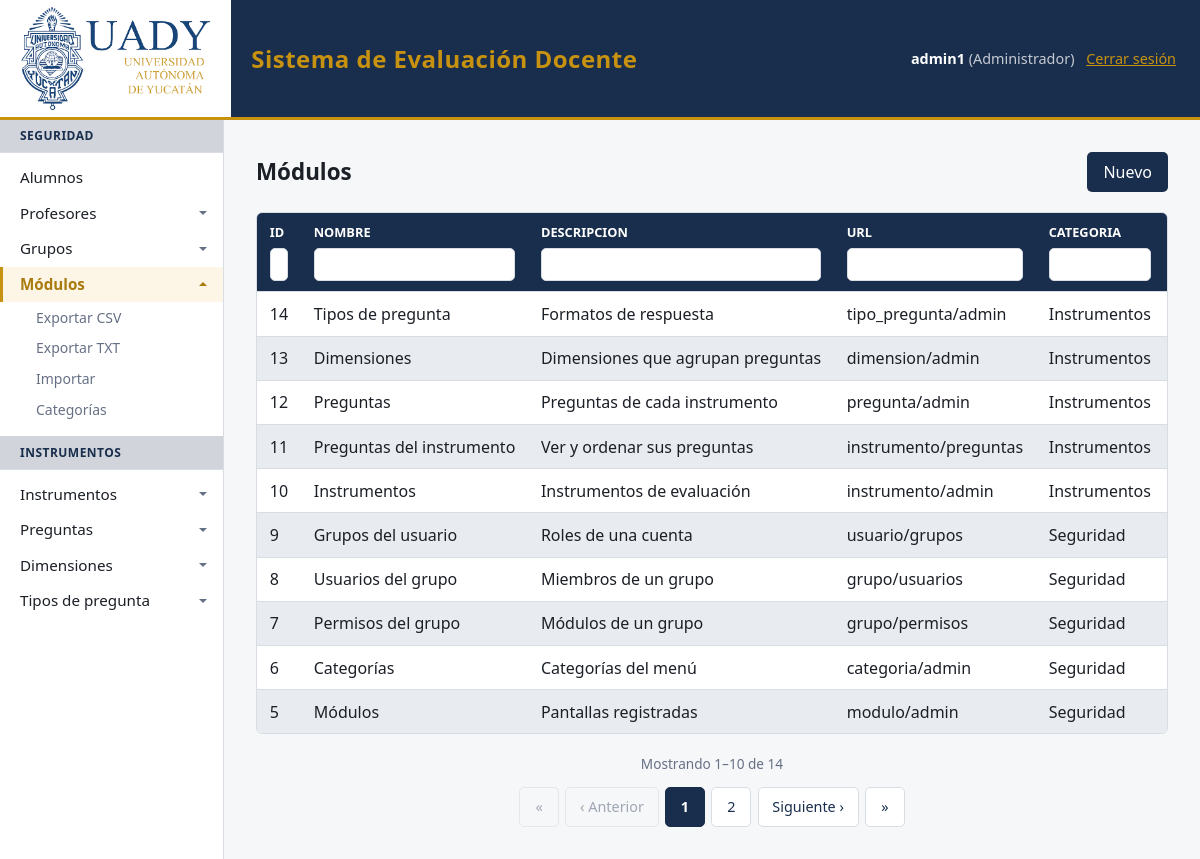
The page /index.php?m=modulo/admin (signed in) on the database its author committed.
### tables this page shows
CREATE TABLE IF NOT EXISTS modulos (
    id INT AUTO_INCREMENT PRIMARY KEY,
    nombre VARCHAR(80) NOT NULL,
    descripcion VARCHAR(255) NULL,
    url VARCHAR(120) NOT NULL UNIQUE,
    categoria VARCHAR(40) NOT NULL,
    orden INT NOT NULL DEFAULT 0,
    creado_en TIMESTAMP DEFAULT CURRENT_TIMESTAMP,
    creado_por VARCHAR(50) NULL DEFAULT NULL,
    editado_en TIMESTAMP NULL DEFAULT NULL ON UPDATE CURRENT_TIMESTAMP,
    editado_por VARCHAR(50) NULL DEFAULT NULL,
    FOREIGN KEY (categoria) REFERENCES categorias(nombre)
        ON UPDATE CASCADE ON DELETE RESTRICT
);

### src/components/_render.php (called while the page is built, shortened)
<?php
function componente(string $__nombre, array $__props = []): void
{
    extract($__props, EXTR_SKIP);
    require __DIR__ . '/' . $__nombre . '.php';
}

### src/crud.php (called while the page is built, shortened)
<?php
require_once __DIR__ . '/config/database.php';
function tablas(): array
{
    static $tablas = null;
    return $tablas ??= require __DIR__ . '/tables.php';
}
function tablaConfig(string $tabla): array
{
    $tablas = tablas();
    return $tablas[$tabla];
}
function ident(string $nombre): string
{
    return "`{$nombre}`";
}
function filtrosDesde(array $cfg, array $entrada): array
{
    $filtros = [];
    foreach ($cfg['listar'] as $col) {
        $valor = trim((string) ($entrada[$col] ?? ''));
    }
    return $filtros;
}
function columnasOcultas(array $cfg): array
{
    $ocultas = $cfg['ocultar'] ?? [];
    return array_values(array_unique($ocultas));
}
function columnasDetalle(PDO $pdo, string $tabla, array $cfg): array
{
    static $cache = [];
    if (isset($cache[$tabla])) {
        return $cache[$tabla];
    }
    $columnas = $pdo->query('SHOW COLUMNS FROM ' . ident($tabla))->fetchAll(PDO::FETCH_COLUMN);
    return $cache[$tabla] = array_values(array_diff($columnas, columnasOcultas($cfg)));
}
function clausulaWhere(array $filtros): array
{
    if ($filtros === []) {
        return ['sql' => '', 'valores' => []];
    }
    $condiciones = [];
    $valores     = [];
    return [
        'sql'     => ' WHERE ' . implode(' AND ', $condiciones),
        'valores' => $valores,
    ];
}
function listar(PDO $pdo, string $tabla, array $filtros = [], int $pagina = 1): array
{
    $cfg = tablaConfig($tabla);
    $cols  = implode(', ', array_map('ident', columnasDetalle($pdo, $tabla, $cfg)));
    $where = clausulaWhere(filtrosDesde($cfg, $filtros));
    $porPagina = max(1, (int) ($cfg['por_pagina'] ?? FILAS_POR_PAGINA));
    $stmt = $pdo->prepare('SELECT COUNT(*) FROM ' . ident($tabla) . $where['sql']);
    $stmt->execute($where['valores']);
    $total   = (int) $stmt->fetchColumn();
    $paginas = max(1, (int) ceil($total / $porPagina));
    $pagina  = max(1, min($pagina, $paginas));
    $offset  = ($pagina - 1) * $porPagina;
    $stmt = $pdo->prepare(
        'SELECT ' . $cols . ' FROM ' . ident($tabla) . $where['sql']
        . ' ORDER BY id DESC LIMIT ? OFFSET ?'
    );
    $posicion = 1;
    $stmt->bindValue($posicion++, $porPagina, PDO::PARAM_INT);
    $stmt->bindValue($posicion, $offset, PDO::PARAM_INT);
    $stmt->execute();
    return [
        'filas'     => $stmt->fetchAll(),
        'pagina'    => $pagina,
        'paginas'   => $paginas,
        'total'     => $total,
        'porPagina' => $porPagina,
    ];
}
function opcionesDe(PDO $pdo, array $destino): array
{
    $cols  = ['id', $destino['muestra']];
    $orden = [ident($destino['muestra'])];
    $sql = 'SELECT ' . implode(', ', array_map('ident', $cols))
        . ' FROM ' . ident($destino['tabla'])
        . ' ORDER BY ' . implode(', ', $orden);
    return $pdo->query($sql)->fetchAll();
}
function resuelveOpciones(PDO $pdo, array $cfg): array
{
    foreach ($cfg['campos'] as $col => $campo) {
        if (!isset($campo['opciones_de'])) {
            continue;
        }
        $origen = $campo['opciones_de'];
        $filas  = opcionesDe($pdo, $origen);
        $guarda = $origen['guarda'] ?? $origen['muestra'];
        $cfg['campos'][$col]['opciones']  = array_map('strval', array_column($filas, $guarda));
        $cfg['campos'][$col]['etiquetas'] = array_column($filas, $origen['muestra'], $guarda);
    }
    return $cfg;
}
function e(mixed $valor): string
{
    return htmlspecialchars((string) $valor, ENT_QUOTES, 'UTF-8');
}

### src/helpers/modulos.php (called while the page is built, shortened)
<?php
require_once __DIR__ . '/../config/database.php';
function modulos(): array
{
    static $modulos = null;
    return $modulos ??= require __DIR__ . '/../modules.php';
}
function moduloConfig(string $url): array
{
    $modulos = modulos();
    return $modulos[$url];
}
function accesoActual(): array
{
    static $acceso = null;
    if ($acceso !== null) {
        return $acceso;
    }
    $usuarioId = (int) ($_SESSION['usuario']['id'] ?? 0);
    $pdo = getDbConnection();
    $stmt = $pdo->prepare(
        'SELECT MAX(g.es_admin) FROM usuario_grupo ug
         JOIN grupos g ON g.id = ug.grupo_id
         WHERE ug.usuario_id = ?'
    );
    $stmt->execute([$usuarioId]);
    $admin = (int) $stmt->fetchColumn() === 1;
    $stmt = $pdo->prepare(
        'SELECT DISTINCT m.url FROM usuario_grupo ug
         JOIN grupo_modulo gm ON gm.grupo_id = ug.grupo_id
         JOIN modulos m ON m.id = gm.modulo_id
         WHERE ug.usuario_id = ?'
    );
    $stmt->execute([$usuarioId]);
    return $acceso = [
        'admin' => $admin,
        'urls'  => $stmt->fetchAll(PDO::FETCH_COLUMN),
    ];
}
function puede(string $url): bool
{
    $acceso = accesoActual();
    return $acceso['admin'] || in_array($url, $acceso['urls'], true);
}
function accionesDeModulo(string $url): array
{
    $acciones = [];
    foreach (modulos()[$url]['acciones'] ?? [] as $accion) {
        $destino = $accion['modulo'] ?? $url;
        $acciones[] = [
            'etiqueta' => (string) $accion['etiqueta'],
            'href'     => urlModulo($destino, $accion['params'] ?? []),
        ];
    }
    return $acciones;
}
function menuActual(): array
{
    $registro = modulos();
    $menu     = [];
    $filas = getDbConnection()
        ->query('SELECT m.nombre, m.url, m.categoria FROM modulos m
                 JOIN categorias c ON c.nombre = m.categoria
                 ORDER BY c.orden, c.nombre, m.orden, m.nombre')
        ->fetchAll();
    foreach ($filas as $fila) {
        $url = (string) $fila['url'];
        if (!isset($registro[$url]) || !empty($registro[$url]['oculto']) || !puede($url)) {
            continue;
        }
        $menu[(string) $fila['categoria']][] = [
            'nombre'   => (string) $fila['nombre'],
            'url'      => $url,
            'acciones' => accionesDeModulo($url),
        ];
    }
    return $menu;
}
function urlModulo(string $url, array $params = []): string
{
    return '?' . str_replace('%2F', '/', http_build_query(['m' => $url] + $params));
}

### src/config/database.php (called while the page is built, shortened)
<?php
function getDbConnection(): PDO
{
    $host = getenv('DB_HOST') ?: 'localhost';
    $db   = getenv('DB_NAME') ?: 'evaluacion_docente';
    $user = getenv('DB_USER') ?: 'root';
    $pass = getenv('DB_PASS') ?: '';
    $port = getenv('DB_PORT') ?: '3306';
    $dsn = "mysql:host={$host};port={$port};dbname={$db};charset=utf8mb4";
    $options = [
        PDO::ATTR_ERRMODE            => PDO::ERRMODE_EXCEPTION,
        PDO::ATTR_DEFAULT_FETCH_MODE => PDO::FETCH_ASSOC,
        PDO::ATTR_EMULATE_PREPARES   => false,
    ];
    try {
        return new PDO($dsn, $user, $pass, $options);
    } catch (PDOException $e) {
        throw new RuntimeException('Error de conexión a la base de datos: ' . $e->getMessage());
    }
}

### src/helpers/auth_guard.php (called while the page is built, shortened)
<?php
require_once __DIR__ . '/modulos.php';
require_once __DIR__ . '/../components/_render.php';
function requerirModulo(string $url): void
{
    if (puede($url)) {
        return;
    }
    $grupos = gruposActuales();
    $grupos = $grupos === [] ? 'ningún grupo' : implode(', ', $grupos);
    $grupos = htmlspecialchars($grupos, ENT_QUOTES, 'UTF-8');
    $css = htmlspecialchars(assetVer('assets/css/style.css'), ENT_QUOTES, 'UTF-8');
    $logo = htmlspecialchars(assetVer('assets/img/logo-uady.png'), ENT_QUOTES, 'UTF-8');
    exit(<<<HTML
        <!DOCTYPE html>
        <html lang="es">
        <head>
            <meta charset="UTF-8">
            <meta name="viewport" content="width=device-width, initial-scale=1.0">
            <title>Sin permiso — evaluacion_docente</title>
            <link rel="stylesheet" href="{$css}">
        </head>
        <body>
        <header class="barra">
            <img class="barra-logo" src="{$logo}" alt="Universidad Autónoma de Yucatán">
            <span class="barra-titulo">Sistema de Evaluación Docente</span>
        </header>
        <main class="aviso">
            <h1>No tienes permiso para ver esta página</h1>
            <p>Tu sesión pertenece a: <strong>{$grupos}</strong>.</p>
            <p><a class="boton" href="?">Ir al inicio</a></p>
            <p><a href="logout.php">Cerrar sesión y entrar con otra cuenta</a></p>
        </main>
        </body>
        </html>
        HTML);
}

### src/components/tabla.php (the view, shortened to what this page needs)
<?php
$filas = $listado['filas'];
?>
<div class="encabezado">
    <h1><?= e($cfg['etiqueta']) ?></h1>
    <a class="boton" href="<?= e(urlModulo($m, ['accion' => 'nuevo', 'f' => $filtros])) ?>">Nuevo</a>
</div>
<?php if ($filas === [] && $filtros === []): ?>
    <p class="vacio">Todavía no hay registros.</p>
<?php else: ?>
    <div class="tabla-scroll">
        <table>
            <thead>
            <tr>
                <?php foreach ($cfg['listar'] as $col): ?>
                    <th>
                        <?= e($col) ?>
                        <input type="search"
                               form="busqueda"
                               name="f[<?= e($col) ?>]"
                               value="<?= e($filtros[$col] ?? '') ?>"
                               aria-label="Filtrar por <?= e($col) ?>">
                    </th>
                <?php endforeach; ?>
            </tr>
            </thead>
            <tbody>
            <?php foreach ($filas as $fila): ?>
                <tr>
                    <?php foreach ($cfg['listar'] as $col): ?>
                        <td><?= e(($cfg['campos'][$col]['tipo'] ?? '') === 'html' ? textoPlano((string) $fila[$col]) : ($fila[$col] ?? '')) ?></td>
                    <?php endforeach; ?>
                </tr>
            <?php endforeach; ?>
            </tbody>
        </table>
    </div>
<?php endif; ?>

### src/components/menu.php (shortened to what this page needs)
<aside class="lateral" id="lateral">
    <?php foreach ($menu as $categoria => $modulosCategoria): ?>
        <h2><?= e($categoria) ?></h2>
        <nav>
            <?php foreach ($modulosCategoria as $modulo): ?>
                <?php
                $esActivo = $modulo['url'] === $activo;
                $clase    = $esActivo ? 'activo' : '';
                $enlace   = e(urlModulo($modulo['url']));
                ?>
                <?php if ($modulo['acciones'] === []): ?>
                    <a href="<?= $enlace ?>" class="<?= $clase ?>"><?= e($modulo['nombre']) ?></a>
                <?php else: ?>
                    <details class="lateral-modulo"<?= $esActivo ? ' open' : '' ?>>
                        <summary class="<?= $clase ?>">
                            <a href="<?= $enlace ?>" class="<?= $clase ?>"><?= e($modulo['nombre']) ?></a>
                        </summary>
                        <div class="lateral-acciones">
                            <?php foreach ($modulo['acciones'] as $accion): ?>
                                <a href="<?= e($accion['href']) ?>"><?= e($accion['etiqueta']) ?></a>
                            <?php endforeach; ?>
                        </div>
                    </details>
                <?php endif; ?>
            <?php endforeach; ?>
        </nav>
    <?php endforeach; ?>
</aside>

### rows shown on the page
modulos: nombre "Alumnos"
modulos: nombre "Profesores"
modulos: nombre "Grupos"
modulos: id "14", nombre "Tipos de pregunta", descripcion "Formatos de respuesta", url "tipo_pregunta/admin", categoria "Instrumentos"
modulos: id "13", nombre "Dimensiones", descripcion "Dimensiones que agrupan preguntas", url "dimension/admin", categoria "Instrumentos"
modulos: id "12", nombre "Preguntas", descripcion "Preguntas de cada instrumento", url "pregunta/admin", categoria "Instrumentos"
modulos: id "11", nombre "Preguntas del instrumento", descripcion "Ver y ordenar sus preguntas", url "instrumento/preguntas", categoria "Instrumentos"
modulos: id "10", nombre "Instrumentos", descripcion "Instrumentos de evaluación", url "instrumento/admin", categoria "Instrumentos"
modulos: id "9", nombre "Grupos del usuario", descripcion "Roles de una cuenta", url "usuario/grupos", categoria "Seguridad"
modulos: id "8", nombre "Usuarios del grupo", descripcion "Miembros de un grupo", url "grupo/usuarios", categoria "Seguridad"
modulos: id "7", nombre "Permisos del grupo", descripcion "Módulos de un grupo", url "grupo/permisos", categoria "Seguridad"
modulos: id "6", nombre "Categorías", descripcion "Categorías del menú", url "categoria/admin", categoria "Seguridad"
modulos: id "5", nombre "Módulos", descripcion "Pantallas registradas", url "modulo/admin", categoria "Seguridad"

### other values the page prints
$_SESSION['usuario']['usuario'] "admin1"
implode(', ', $grupos) "Administrador"
$categoria "SEGURIDAD"
$modulo['nombre'] "Módulos"
$accion['etiqueta'] "Exportar CSV"
$accion['etiqueta'] "Exportar TXT"
$accion['etiqueta'] "Importar"
$accion['etiqueta'] "Categorías"
$categoria "INSTRUMENTOS"
$modulo['nombre'] "Instrumentos"
$modulo['nombre'] "Preguntas"
$modulo['nombre'] "Dimensiones"
$modulo['nombre'] "Tipos de pregunta"
$cfg['etiqueta'] "Módulos"
$col "ID"
